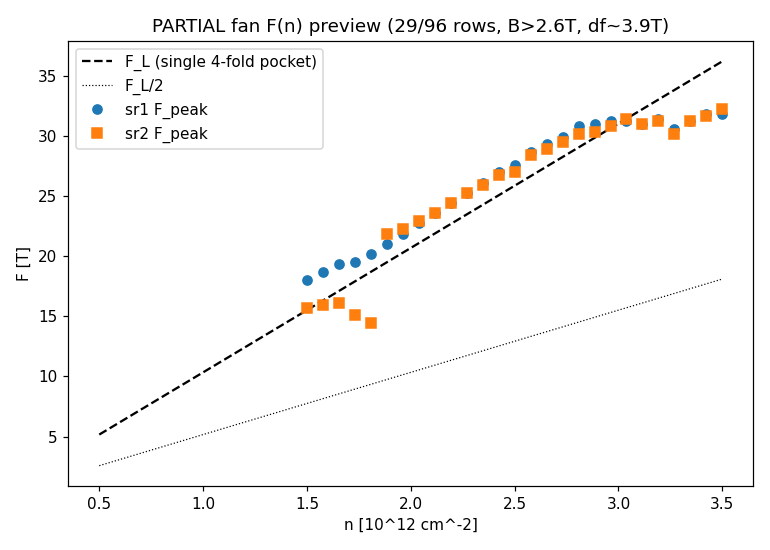

Python code for this plot:
import numpy as np
import matplotlib; matplotlib.use("Agg")
import matplotlib.pyplot as plt
from hera.analysis import fan_grids, resistance_grids, sdh_fft
import scipy.constants as cst

fan = fan_grids("data/5")
ci = {c: i for i, c in enumerate(fan.cols)}
G = fan.data.reshape(fan.nrows, fan.nfast, len(fan.cols))
Bax = G[:, 0, ci["magnet_field"]]                 # slow B values
rg = resistance_grids(fan)
R1 = rg.R["sr1"]; R2 = rg.R["sr2"]                 # (nrows, 40)
n_vec = np.linspace(0.5e16, 3.5e16, 40)            # column densities
F_L = cst.h / (4 * cst.e) * n_vec
print(f"complete B-rows: {fan.nrows}, B {Bax.min():.2f}..{Bax.max():.2f} T")

order = np.argsort(Bax); Bs = Bax[order]
cutoff = max(2.6, Bs.min())
def col_peaks(R):
    Rs = R[order, :]
    f, mag = sdh_fft(Rs, Bs, b_range=(cutoff, Bs.max()), bg_degree=5)
    mag = np.asarray(mag)              # (nfreq, ncols)
    peaks = []
    for j in range(mag.shape[0]):
        m = mag[j, :]
        sel = f > 2.0
        peaks.append(f[sel][np.argmax(m[sel])])
    return np.array(peaks)

p1 = col_peaks(R1); p2 = col_peaks(R2)
print("clean cols (n>=1.5e12): F_peak vs F_L  (ratio ~1 => single pocket@F_L=ABC; <1 => below F_L)")
for j in range(len(n_vec)):
    if n_vec[j] >= 1.5e16:
        print(f"  n={n_vec[j]/1e16:+.2f}e12  F_L={F_L[j]:5.1f}T  sr1={p1[j]:5.1f}T (r{p1[j]/F_L[j]:.2f})  sr2={p2[j]:5.1f}T (r{p2[j]/F_L[j]:.2f})")

fig, ax = plt.subplots(figsize=(7, 5))
ax.plot(n_vec/1e16, F_L, "k--", label="F_L (single 4-fold pocket)")
ax.plot(n_vec/1e16, F_L/2, "k:", lw=0.8, label="F_L/2")
m = n_vec >= 1.5e16
ax.plot(n_vec[m]/1e16, p1[m], "o", color="C0", label="sr1 F_peak")
ax.plot(n_vec[m]/1e16, p2[m], "s", color="C1", label="sr2 F_peak")
ax.set_xlabel("n [10^12 cm^-2]"); ax.set_ylabel("F [T]"); ax.legend()
ax.set_title(f"PARTIAL fan F(n) preview ({fan.nrows}/96 rows, B>{cutoff:.1f}T, df~{1/(1/cutoff-1/Bs.max()):.1f}T)")
fig.tight_layout(); fig.savefig("hera_scratch/fan_preview.png", dpi=110)
print("saved hera_scratch/fan_preview.png")
